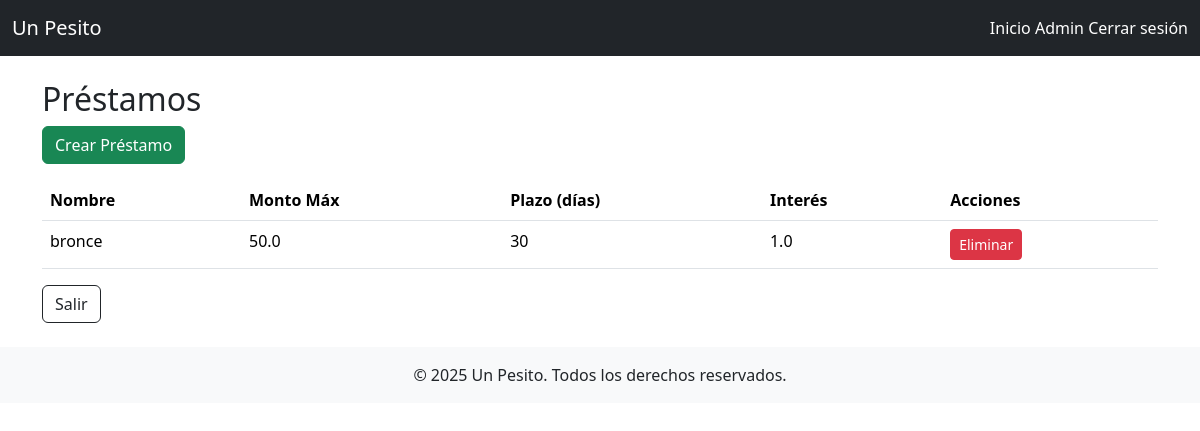
Page /admin/loans (signed in) on the committed database.
### app/models/loan_type.py (models this page shows)
class LoanType(db.Model):
    __tablename__ = 'loan_type'
    id = db.Column(db.Integer, primary_key=True)
    nombre = db.Column(db.String(100), nullable=False)
    monto_maximo = db.Column(db.Float, nullable=False)
    plazo_dias = db.Column(db.Integer, nullable=False)
    interes = db.Column(db.Float, nullable=False)
    duracion_dias = db.Column(db.Integer, nullable=False)  # <- aquí debe estar
    loans = db.relationship('Loan', backref='loan_type', lazy=True)

### app/controllers/admin_controller.py (the view)
@admin_bp.route('/loans')
@login_required
@admin_required
def loan_list():
    prestamos = LoanType.query.all()
    return render_template('admin/loan_list.html', loans=prestamos)

### app/controllers/admin_controller.py (called while the page is built)
def admin_required(f):
    from functools import wraps
    @wraps(f)
    def decorated_function(*args, **kwargs):
        if current_user.role != 'admin':
            flash("Acceso denegado: solo administradores.", 'danger')
            return redirect(url_for('user.dashboard'))
        return f(*args, **kwargs)
    return decorated_function

### app/controllers/auth_controller.py (called while the page is built)
@login_manager.user_loader
def load_user(user_id):
    return User.query.get(int(user_id))

### app/templates/admin/loan_list.html (shortened to what this page needs)
{% extends 'shared/base.html' %}
{% block content %}
<h2>Préstamos</h2>
<a href="{{ url_for('admin.loan_create') }}" class="btn btn-success mb-3">Crear Préstamo</a>
<table class="table">
    <tr><th>Nombre</th><th>Monto Máx</th><th>Plazo (días)</th><th>Interés</th><th>Acciones</th></tr>
    {% for loan in loans %}
    <tr>
        <td>{{ loan.nombre }}</td>
        <td>{{ loan.monto_maximo }}</td>
        <td>{{ loan.plazo_dias }}</td>
        <td>{{ loan.interes }}</td>
        <td>
            <a href="#" class="btn btn-danger btn-sm">Eliminar</a>
        </td>
    </tr>
    {% endfor %}
</table>
<a href="{{ url_for('admin.dashboard') }}" class="btn btn-outline-dark">Salir</a>
{% endblock %}

### rows in the picture
LoanType: nombre "bronce", monto_maximo "50.0", plazo_dias "30", interes "1.0"
